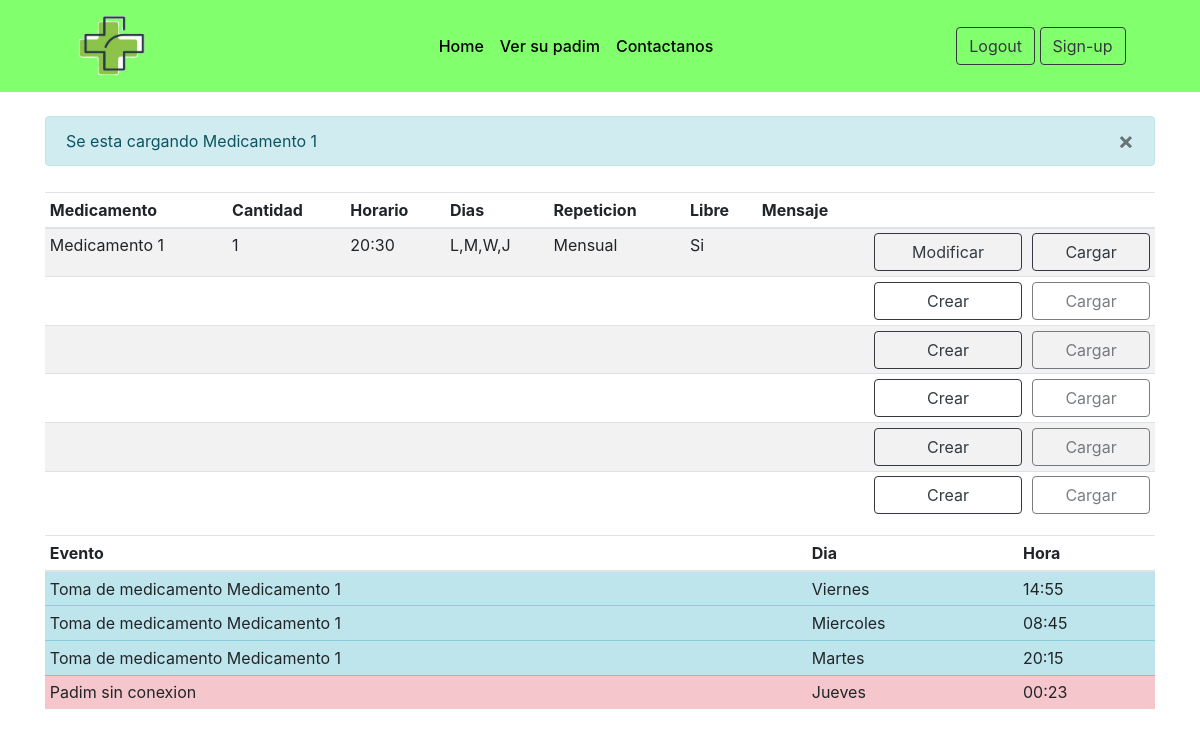
The page /ver-padim/1 (signed in) on the database its author committed.
### tables this page shows
CREATE TABLE "padim_tubos" (
	"id_padim"	INTEGER NOT NULL,
	"id_tubo"	INTEGER NOT NULL,
	"nombre"	TEXT,
	"cantidad_dispensar"	INTEGER,
	"horario"	TEXT,
	"dias"	TEXT,
	"repeticion"	TEXT,
	"toma_libre"	INTEGER,
	"mensaje"	TEXT,
	"cantidad_disponible"	INTEGER,
	"carga"	INTEGER NOT NULL DEFAULT 0,
	"hab_dispensar"	INTEGER NOT NULL DEFAULT 1,
	"id_padim_tubo"	INTEGER NOT NULL UNIQUE,
	"tiempo"	TEXT,
	"vaciar"	INTEGER NOT NULL DEFAULT 0,
	PRIMARY KEY("id_padim_tubo" AUTOINCREMENT),
	FOREIGN KEY("id_padim") REFERENCES "usuarios"("id_padim")
);

CREATE TABLE "tomas" (
	"id_padim_tubo"	INTEGER NOT NULL,
	"id_padim"	INTEGER NOT NULL,
	"dia"	TEXT NOT NULL,
	"hora"	TEXT NOT NULL,
	"toma_id"	INTEGER NOT NULL UNIQUE,
	PRIMARY KEY("toma_id" AUTOINCREMENT),
	FOREIGN KEY("id_padim_tubo") REFERENCES "padim_tubos"("id_padim_tubo")
);

### main.py (the view, shortened to what this page needs)
@app.route("/ver-padim/", methods=['POST', 'GET'], defaults={'carga_tubo': 0})
@app.route("/ver-padim/<carga_tubo>", methods=['POST', 'GET'])
def ver_padim(carga_tubo):
    if logueado():
        id_padim = session["padim"]
    else:
        flash("Por favor, inicia secion para ver tu P.A.D.I.M", "info")
        return redirect(url_for('login'))
    conn = sqlite3.connect('PADIM.db')
    consulta_medicamentos = conn.execute(f"SELECT * FROM 'padim_tubos' WHERE id_padim = {id_padim}")
    medicamentos = consulta_medicamentos.fetchall()
    consulta_tomas = conn.execute(f"SELECT * FROM tomas WHERE id_padim = {id_padim} ORDER BY toma_id DESC LIMIT 3")
    consulta_dispensacion = conn.execute(f"SELECT * FROM dispensacion WHERE id_padim = {id_padim} ORDER BY id_dispensacion DESC LIMIT 3")
    consulta_conexion = conn.execute(f"SELECT * FROM conexion WHERE id_padim = {id_padim} ORDER BY conexion_id DESC LIMIT 3")
    tomas = consulta_tomas.fetchall()
    print(tomas)
    dispensacion = consulta_dispensacion.fetchall()
    print(dispensacion)
    conexion = consulta_conexion.fetchall()
    print(conexion)
    ev_conexion = []
    conectado = 0
    ev_conexion.append(conectado)
    if conectado == 0:
        if conexion:
            ev_conexion.append(ev_conn[1])
            ev_conexion.append(horario)
        else:
            dia = datetime.today().strftime('%A')
            ev_conexion.append(dia[0:3])
            hora = datetime.now().strftime('%H:%M')
            ev_conexion.append(hora)
    print("evento conexion: ", ev_conexion)
    if 0 < int(carga_tubo) < 7:
        add_carga = conn.execute(f"UPDATE padim_tubos SET carga = 1 WHERE id_padim = {id_padim} AND id_tubo = {int(carga_tubo)}")
        conn.commit()
        nombre_carga = conn.execute(f"SELECT nombre FROM padim_tubos WHERE id_padim = {id_padim} AND id_tubo = {int(carga_tubo)}")
        nombre_carga = nombre_carga.fetchall()
        nombre = nombre_carga[0]
        flash(f"Se esta cargando {nombre[0]}", "info")
    elif carga_tubo:
        flash("ERROR tubo incorrecto", "danger")
    carga_tubo = 0
    cargas_con = conn.execute(f"SELECT carga FROM padim_tubos WHERE id_padim = {id_padim}")
    cargas = cargas_con.fetchall()
    for carga in cargas:
        if carga[0] == 1:
            carga_tubo = 1
    conn.close()
    return render_template("VerMedicamentos.html", title="ver padim", carga_tubo=carga_tubo, padim=id_padim, medicamentos=medicamentos, ev_tomas = tomas, ev_dispenser = dispensacion, ev_conexion = ev_conexion)

### main.py (called while the page is built)
def logueado():
    if "padim" in session:
        return True
    else:
        return False

### templates/VerMedicamentos.html (shortened to what this page needs)
{% extends "Template.html" %}
{% block contenido %}
<div class="container">
     <div class="table-responsive">
          <table class="table table-striped table-sm table-hover tabla-medicamentos">
               <thead>
                    <tr>
                         <th scope="col">Medicamento</th>
                         <th scope="col">Cantidad</th>
                         <th scope="col">Horario</th>
                         <th scope="col">Dias</th>
                         <th scope="col">Repeticion</th>
                         <th scope="col">Libre</th>
                         <th scope="col">Mensaje</th>
                         <th scope="col"></th>
                         <th scope="col"></th>
                    </tr>
               </thead>
               <tbody>
                    {% for medicamento in medicamentos %}
                    {% if medicamento[11] != 0 %}
                         <tr>
                    {% else %}
                         <tr class="table-danger">
                    {% endif %}
                         {% if medicamento[2] != None %}
                         <td>
                              <div>{{ medicamento[2] }}</div>
                         </td>
                         <td>
                              <div>{{ medicamento[3] }}</div>
                         </td>
                         <td>
                              <div>{{ medicamento[4] }}</div>
                         </td>
                         <td>
                              <div>{{ medicamento[5] }}</div>
                         </td>
                         <td>
                              <div>{{ medicamento[6] }}</div>
                         </td>
                         <td>
                              {% if medicamento[7] == 1 %}
                              <div>Si</div>
                              {% else %}
                              <div>No</div>
                              {% endif %}
                         </td>
                         <td>
                         </td>
                         <td>
                              <a href="{{ url_for('añadir_medicamento', tubo = medicamento[1]) }}"
                                   class="btn btn-outline-dark btn-ver-medicamentos" role="button">Modificar</a>
                         </td>
                         <td>
                              {% if carga_tubo and carga_tubo < 8 and carga_tubo > 0 %}
                                   <a href="{{ url_for('ver_padim', carga_tubo = 1) }}">
                                        <input type="button" class="btn btn-outline-dark btn-ver-medicamentos" disabled
                                             value="Cargar">
                                   </a>
                              {% else %}
                                   <a href="{{ url_for('ver_padim', carga_tubo = 1 ) }}">
                                        <input type="button" class="btn btn-outline-dark btn-ver-medicamentos"
                                             value="Cargar">
                                   </a>
                              {% endif %}
                         </td>
                         {% else %}
                         <td>
                         </td>
                         <td>
                         </td>
                         <td>
                         </td>
                         <td>
                         </td>
                         <td>
                         </td>
                         <td>
                         </td>
                         <td>
                         </td>
                         <td>
                              {% if medicamento[14] == 1 %}
                                   <a href="{{ url_for('ver_padim', carga_tubo = 1) }}">
                                        <input type="button" class="btn btn-outline-dark btn-ver-medicamentos" disabled value="Crear">
                                   </a>
                              {% else %}
                                   <a href="{{ url_for('añadir_medicamento', tubo = medicamento[1]) }}"
                                        class="btn btn-outline-dark btn-ver-medicamentos" role="button">Crear</a>
                              {% endif %}
                         </td>
                         <td>
                              <input type="button" class="btn btn-outline-dark btn-ver-medicamentos" value="Cargar" disabled>
                         </td>
                         {% endif %}
                    </tr>
                    {% endfor %}
               </tbody>
          </table>
     </div>
     <div class="eventos table-responsive">
          <table class="table table-striped table-sm table-hover">
               <thead>
                    <th>Evento</th>
                    <th>Dia</th>
                    <th>Hora</th>
               </thead>
               <tbody>
                    {% for evento in ev_tomas %}
                    <tr class="table-info">
                         <td>
                              Toma de medicamento
                              {% for medicamento in medicamentos %}
                                   {% if evento[0] == medicamento[12] %}
                                        {{ medicamento[2] }}
                                   {% endif %}
                              {% endfor %}
                         </td>
                         <td>
                              {% if evento[2] == 'Tue' %}
                              Martes
                              {% endif %}
                              {% if evento[2] == 'Wed' %}
                              Miercoles
                              {% endif %}
                              {% if evento[2] == 'Fri' %}
                              Viernes
                              {% endif %}
                         </td>
                         <td>
                              {{ evento[3] }}
                         </td>
                    </tr>
                    {% endfor %}
                    {% if ev_conexion %}
                    {% if ev_conexion[0] == 0 %}
                    <tr class="table-danger">
                         {% else %}
                    <tr class="table-success">
                         {% endif %}
                         <td>
                              {% if ev_conexion[0] == 0 %}
                              Padim sin conexion
                              {% else %}
                              Padim con conexion
                              {% endif %}
                         </td>
                         <td>
                              {% if ev_conexion[1] == 'Thu' %}
                              Jueves
                              {% endif %}
                         </td>
                         <td>
                              {{ ev_conexion[2] }}
                         </td>
                    </tr>
                    {% endif %}
               </tbody>
          </table>
     </div>
</div>
{% endblock contenido %}

### static/Main.css (style rules this page uses)
body { background-color: white; }
.btn-ver-medicamentos { width: 100%; text-align: center; }
.tabla-medicamentos { margin-top: 10px; }

### rows shown on the page
padim_tubos: nombre "Medicamento 1", cantidad_dispensar "1", horario "20:30", dias "L,M,W,J", repeticion "Mensual", toma_libre "Si"
tomas: dia "Viernes", hora "14:55"
tomas: dia "Miercoles", hora "08:45"
tomas: dia "Martes", hora "20:15"

### other values the page prints
{{ message }} "Se esta cargando Medicamento 1"
{{ ev_conexion[2] }} "00:23"
